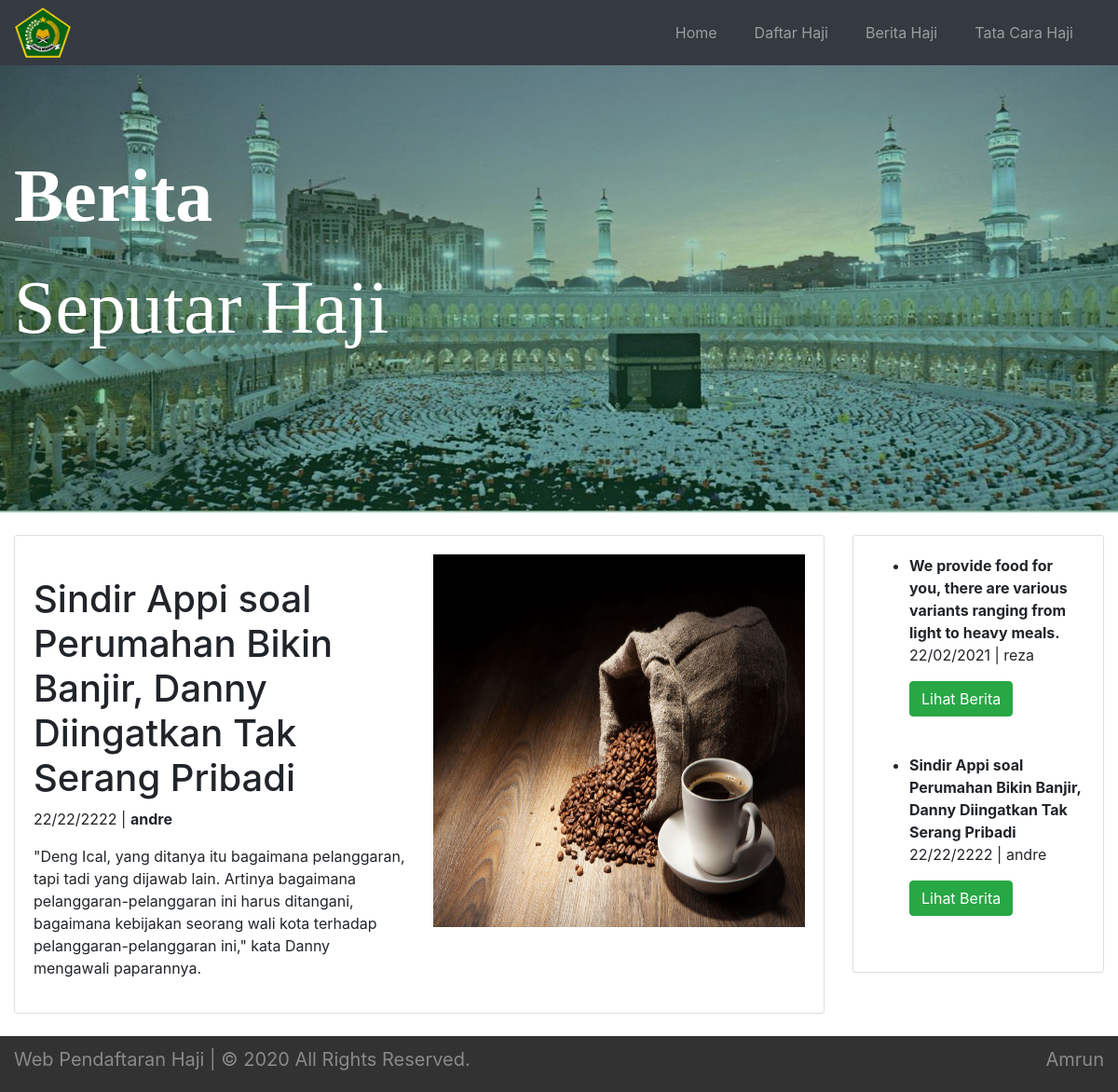
/beritahaji.php, run on the app's committed database.
### tables this page shows
CREATE TABLE `berita` (
  `id` int(11) NOT NULL,
  `gambar` varchar(255) NOT NULL,
  `judul` varchar(255) NOT NULL,
  `tanggal` varchar(255) NOT NULL,
  `penulis` varchar(255) NOT NULL,
  `isi` varchar(255) NOT NULL
);

### beritahaji.php (the view, shortened to what this page needs)
<!DOCTYPE html>
<html lang="en">
<head>
  <link rel="stylesheet" href="https://maxcdn.bootstrapcdn.com/bootstrap/4.5.2/css/bootstrap.min.css">
  <link rel="stylesheet" type="text/css" href="css/style.css">
</head>
<body>
<nav class="navbar navbar-expand-sm bg-dark navbar-dark fixed-top">
  <img src="images/logo.png" alt="logo" style="width:60px;">
  <div class="collapse navbar-collapse" id="collapsibleNavbar">
    <ul class="navbar-nav ml-auto">
      <li class="nav-item">
        <a class="nav-link ml-lg-4 mr-lg-4" href="index.php">Home</a>
      </li>
      <li class="nav-item">
        <a class="nav-link mr-lg-4" href="daftarhaji.php">Daftar Haji</a>
      </li>
      <li class="nav-item">
        <a class="nav-link mr-lg-4" href="#">Berita Haji</a>
      </li>
      <li class="nav-item">
        <a class="nav-link mr-lg-4" href="carahaji.php">Tata Cara Haji</a>
      </li>
    </ul>
  </div>
</nav>
<div class="boxHeader">
    <img src="images/bgberita.jpg" width="100%" height="100%" class="banner">
    <div class="container-fluid">
        <div class="row">
            <div class="col-9">
                <p class="txtHeader"><strong>Berita</strong></br>
                Seputar Haji</p>
            </div>
        </div>
    </div>
  </div>
  <div class="container-fluid">
      <div class="row">
          <div class="col-9">
            <div class="card">
                <div class="card-body">
                <div class="row">
                      <div class="col-6">
                        <?php
                include('koneksi.php');
              ?>
                        <?php
                    $data = mysqli_query($koneksi,"SELECT * FROM berita WHERE id IN (SELECT MAX(id) FROM `berita`) ");
                    while($d = mysqli_fetch_array($data)){
                      ?>
                        <h1><?php echo $d['judul']; ?></h2>
                        <p><?php echo $d['tanggal']; ?> | <strong><?php echo $d['penulis']; ?> </strong></p>
                        <p><?php echo $d['isi']; ?></p>
                      </div>
                      <div class="col-6">
                      <img src="gambar/<?php echo $d['gambar'] ?>" width="100%" height="400px">
                        <?php } ?>
                      </div>
                    </div>
                </div>
            </div>
          </div>
          <div class="col-3">
              <div class="card">
                  <div class="card-body">
                  <?php
                    $data = mysqli_query($koneksi,"SELECT * FROM berita");
                    while($d = mysqli_fetch_array($data)){
                      ?>
                      <ul>
                          <li>
                          <p><strong><?php echo $d['judul']; ?></strong> </br> <?php echo $d['tanggal']; ?> | <?php echo $d['penulis']; ?></p>
                          <a class="btn btn-success" href="detailBerita.php?id=<?php echo $d['id']; ?>">Lihat Berita</a>
                          </li>
                      </ul>  <?php } ?>
                  </div>
              </div>
          </div>
      </div>
  </div>
<div class="boxFooter">
      <div class="container-fluid">
          <div class="row">
              <div class="col-9">
                 <p class="txtfooter1"> Web Pendaftaran Haji | © 2020 All Rights Reserved. </p>
              </div>
              <div class="col-3">
                  <p class="txtfooter2"> Amrun</p>
              </div>
          </div>
      </div>
  </div>
</body>
</html>

### css/style.css (style rules this page uses)
.boxHeader { background-color: rgb(3, 99, 46); width: 100%; height: 550px; }
.txtHeader { margin-top: -400px; font-size: 80px; font-family: Tahoma; color: rgb(255, 255, 255); position: relative; }
.banner { opacity: 65%; }
.boxFooter { width: 100%; height: 60px; background-color: rgb(50, 50, 50); }
.txtfooter1 { color:rgb(138, 138, 138); font-size: 20px; text-align: start; margin-top: 10px; }
.txtfooter2 { color: rgb(138, 138, 138); font-size: 20px; text-align: end; margin-top: 10px; }

### data on the page
berita: judul "Sindir Appi soal Perumahan Bikin Banjir, Danny Diingatkan Tak Serang Pribadi", tanggal "22/22/2222", penulis "andre", isi "\"Deng Ical, yang ditanya itu bagaimana pelanggaran, tapi tadi yang dijawab lain. Artinya bagaimana pelanggaran-pelanggaran ini harus ditangani, bagaimana kebijakan seorang wali kota terhadap pelanggaran-pelanggaran ini,\" kata Danny mengawali paparannya.", gambar (picture)
berita: judul "We provide food for you, there are various variants ranging from light to heavy meals.", tanggal "22/02/2021", penulis "reza"
